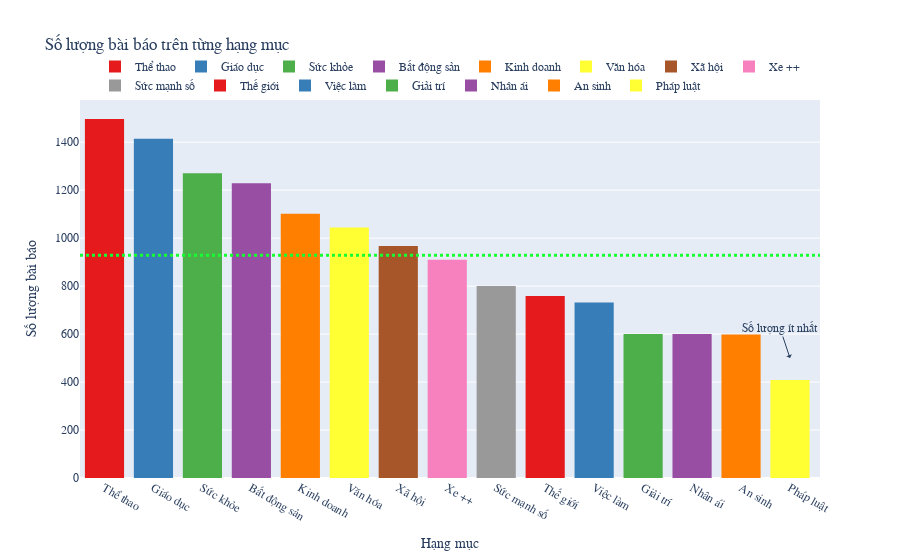

The notebook cell saved with this chart:
### Code cell
fig = px.histogram(
    num_of_post_each_topic,
    x='category',
    y='count',
    color='category',
    title="Số lượng bài báo trên từng hạng mục",
    color_discrete_sequence=px.colors.qualitative.Set1,
)
fig.update_yaxes(showgrid=True)  # the y-axis is in dollars
fig.update_layout(  # customize font and legend orientation & position
    font_family="Arial",
    legend=dict(
        title=None, orientation="h", y=1, yanchor="bottom", x=0.5, xanchor="center"
    ),
    yaxis_title="Số lượng bài báo",
    xaxis_title="Hạng mục",
)

fig.add_shape(  # add a horizontal "target" line
    type="line",
    line_color="#16FF32",
    line_width=3,
    opacity=1,
    line_dash="dot",
    x0=0,
    x1=1,
    xref="paper",
    y0=929,
    y1=929,
    yref="y",
)

fig.add_annotation(  # add a text callout with arrow
    text="Số lượng ít nhất", x="Pháp luật", y=500, arrowhead=1, showarrow=True
)


fig.show()

### Figure 1 — Plotly figure (JSON) as saved in the notebook; plotly's stock layout.template omitted (floating-point values rounded to 4 significant figures)
{"data": [{"alignmentgroup": "True", "bingroup": "x", "histfunc": "sum", "hovertemplate": "category=%{x}<br>sum of count=%{y}<extra></extra>", "legendgroup": "Thể thao", "marker": {"color": "rgb(228,26,28)", "pattern": {"shape": ""}}, "name": "Thể thao", "offsetgroup": "Thể thao", "orientation": "v", "showlegend": true, "type": "histogram", "x": ["Thể thao"], "xaxis": "x", "y": [1497], "yaxis": "y"}, {"alignmentgroup": "True", "bingroup": "x", "histfunc": "sum", "hovertemplate": "category=%{x}<br>sum of count=%{y}<extra></extra>", "legendgroup": "Giáo dục", "marker": {"color": "rgb(55,126,184)", "pattern": {"shape": ""}}, "name": "Giáo dục", "offsetgroup": "Giáo dục", "orientation": "v", "showlegend": true, "type": "histogram", "x": ["Giáo dục"], "xaxis": "x", "y": [1414], "yaxis": "y"}, {"alignmentgroup": "True", "bingroup": "x", "histfunc": "sum", "hovertemplate": "category=%{x}<br>sum of count=%{y}<extra></extra>", "legendgroup": "Sức khỏe", "marker": {"color": "rgb(77,175,74)", "pattern": {"shape": ""}}, "name": "Sức khỏe", "offsetgroup": "Sức khỏe", "orientation": "v", "showlegend": true, "type": "histogram", "x": ["Sức khỏe"], "xaxis": "x", "y": [1270], "yaxis": "y"}, {"alignmentgroup": "True", "bingroup": "x", "histfunc": "sum", "hovertemplate": "category=%{x}<br>sum of count=%{y}<extra></extra>", "legendgroup": "Bất động sản", "marker": {"color": "rgb(152,78,163)", "pattern": {"shape": ""}}, "name": "Bất động sản", "offsetgroup": "Bất động sản", "orientation": "v", "showlegend": true, "type": "histogram", "x": ["Bất động sản"], "xaxis": "x", "y": [1229], "yaxis": "y"}, {"alignmentgroup": "True", "bingroup": "x", "histfunc": "sum", "hovertemplate": "category=%{x}<br>sum of count=%{y}<extra></extra>", "legendgroup": "Kinh doanh", "marker": {"color": "rgb(255,127,0)", "pattern": {"shape": ""}}, "name": "Kinh doanh", "offsetgroup": "Kinh doanh", "orientation": "v", "showlegend": true, "type": "histogram", "x": ["Kinh doanh"], "xaxis": "x", "y": [1102], "yaxis": "y"}, {"alignmentgroup": "True", "bingroup": "x", "histfunc": "sum", "hovertemplate": "category=%{x}<br>sum of count=%{y}<extra></extra>", "legendgroup": "Văn hóa", "marker": {"color": "rgb(255,255,51)", "pattern": {"shape": ""}}, "name": "Văn hóa", "offsetgroup": "Văn hóa", "orientation": "v", "showlegend": true, "type": "histogram", "x": ["Văn hóa"], "xaxis": "x", "y": [1044], "yaxis": "y"}, {"alignmentgroup": "True", "bingroup": "x", "histfunc": "sum", "hovertemplate": "category=%{x}<br>sum of count=%{y}<extra></extra>", "legendgroup": "Xã hội", "marker": {"color": "rgb(166,86,40)", "pattern": {"shape": ""}}, "name": "Xã hội", "offsetgroup": "Xã hội", "orientation": "v", "showlegend": true, "type": "histogram", "x": ["Xã hội"], "xaxis": "x", "y": [967], "yaxis": "y"}, {"alignmentgroup": "True", "bingroup": "x", "histfunc": "sum", "hovertemplate": "category=%{x}<br>sum of count=%{y}<extra></extra>", "legendgroup": "Xe ++", "marker": {"color": "rgb(247,129,191)", "pattern": {"shape": ""}}, "name": "Xe ++", "offsetgroup": "Xe ++", "orientation": "v", "showlegend": true, "type": "histogram", "x": ["Xe ++"], "xaxis": "x", "y": [910], "yaxis": "y"}, {"alignmentgroup": "True", "bingroup": "x", "histfunc": "sum", "hovertemplate": "category=%{x}<br>sum of count=%{y}<extra></extra>", "legendgroup": "Sức mạnh số", "marker": {"color": "rgb(153,153,153)", "pattern": {"shape": ""}}, "name": "Sức mạnh số", "offsetgroup": "Sức mạnh số", "orientation": "v", "showlegend": true, "type": "histogram", "x": ["Sức mạnh số"], "xaxis": "x", "y": [800], "yaxis": "y"}, {"alignmentgroup": "True", "bingroup": "x", "histfunc": "sum", "hovertemplate": "category=%{x}<br>sum of count=%{y}<extra></extra>", "legendgroup": "Thế giới", "marker": {"color": "rgb(228,26,28)", "pattern": {"shape": ""}}, "name": "Thế giới", "offsetgroup": "Thế giới", "orientation": "v", "showlegend": true, "type": "histogram", "x": ["Thế giới"], "xaxis": "x", "y": [759], "yaxis": "y"}, {"alignmentgroup": "True", "bingroup": "x", "histfunc": "sum", "hovertemplate": "category=%{x}<br>sum of count=%{y}<extra></extra>", "legendgroup": "Việc làm", "marker": {"color": "rgb(55,126,184)", "pattern": {"shape": ""}}, "name": "Việc làm", "offsetgroup": "Việc làm", "orientation": "v", "showlegend": true, "type": "histogram", "x": ["Việc làm"], "xaxis": "x", "y": [732], "yaxis": "y"}, {"alignmentgroup": "True", "bingroup": "x", "histfunc": "sum", "hovertemplate": "category=%{x}<br>sum of count=%{y}<extra></extra>", "legendgroup": "Giải trí", "marker": {"color": "rgb(77,175,74)", "pattern": {"shape": ""}}, "name": "Giải trí", "offsetgroup": "Giải trí", "orientation": "v", "showlegend": true, "type": "histogram", "x": ["Giải trí"], "xaxis": "x", "y": [600], "yaxis": "y"}, {"alignmentgroup": "True", "bingroup": "x", "histfunc": "sum", "hovertemplate": "category=%{x}<br>sum of count=%{y}<extra></extra>", "legendgroup": "Nhân ái", "marker": {"color": "rgb(152,78,163)", "pattern": {"shape": ""}}, "name": "Nhân ái", "offsetgroup": "Nhân ái", "orientation": "v", "showlegend": true, "type": "histogram", "x": ["Nhân ái"], "xaxis": "x", "y": [600], "yaxis": "y"}, {"alignmentgroup": "True", "bingroup": "x", "histfunc": "sum", "hovertemplate": "category=%{x}<br>sum of count=%{y}<extra></extra>", "legendgroup": "An sinh", "marker": {"color": "rgb(255,127,0)", "pattern": {"shape": ""}}, "name": "An sinh", "offsetgroup": "An sinh", "orientation": "v", "showlegend": true, "type": "histogram", "x": ["An sinh"], "xaxis": "x", "y": [598], "yaxis": "y"}, {"alignmentgroup": "True", "bingroup": "x", "histfunc": "sum", "hovertemplate": "category=%{x}<br>sum of count=%{y}<extra></extra>", "legendgroup": "Pháp luật", "marker": {"color": "rgb(255,255,51)", "pattern": {"shape": ""}}, "name": "Pháp luật", "offsetgroup": "Pháp luật", "orientation": "v", "showlegend": true, "type": "histogram", "x": ["Pháp luật"], "xaxis": "x", "y": [409], "yaxis": "y"}], "layout": {"annotations": [{"arrowhead": 1, "showarrow": true, "text": "Số lượng ít nhất", "x": "Pháp luật", "y": 500}], "barmode": "relative", "font": {"family": "Arial"}, "legend": {"orientation": "h", "title": {}, "tracegroupgap": 0, "x": 0.5, "xanchor": "center", "y": 1, "yanchor": "bottom"}, "shapes": [{"line": {"color": "#16FF32", "dash": "dot", "width": 3}, "opacity": 1, "type": "line", "x0": 0, "x1": 1, "xref": "paper", "y0": 929, "y1": 929, "yref": "y"}], "title": {"text": "Số lượng bài báo trên từng hạng mục"}, "xaxis": {"anchor": "y", "categoryarray": ["Thể thao", "Giáo dục", "Sức khỏe", "Bất động sản", "Kinh doanh", "Văn hóa", "Xã hội", "Xe ++", "Sức mạnh số", "Thế giới", "Việc làm", "Giải trí", "Nhân ái", "An sinh", "Pháp luật"], "categoryorder": "array", "domain": [0, 1], "title": {"text": "Hạng mục"}}, "yaxis": {"anchor": "x", "domain": [0, 1], "showgrid": true, "title": {"text": "Số lượng bài báo"}}}}
